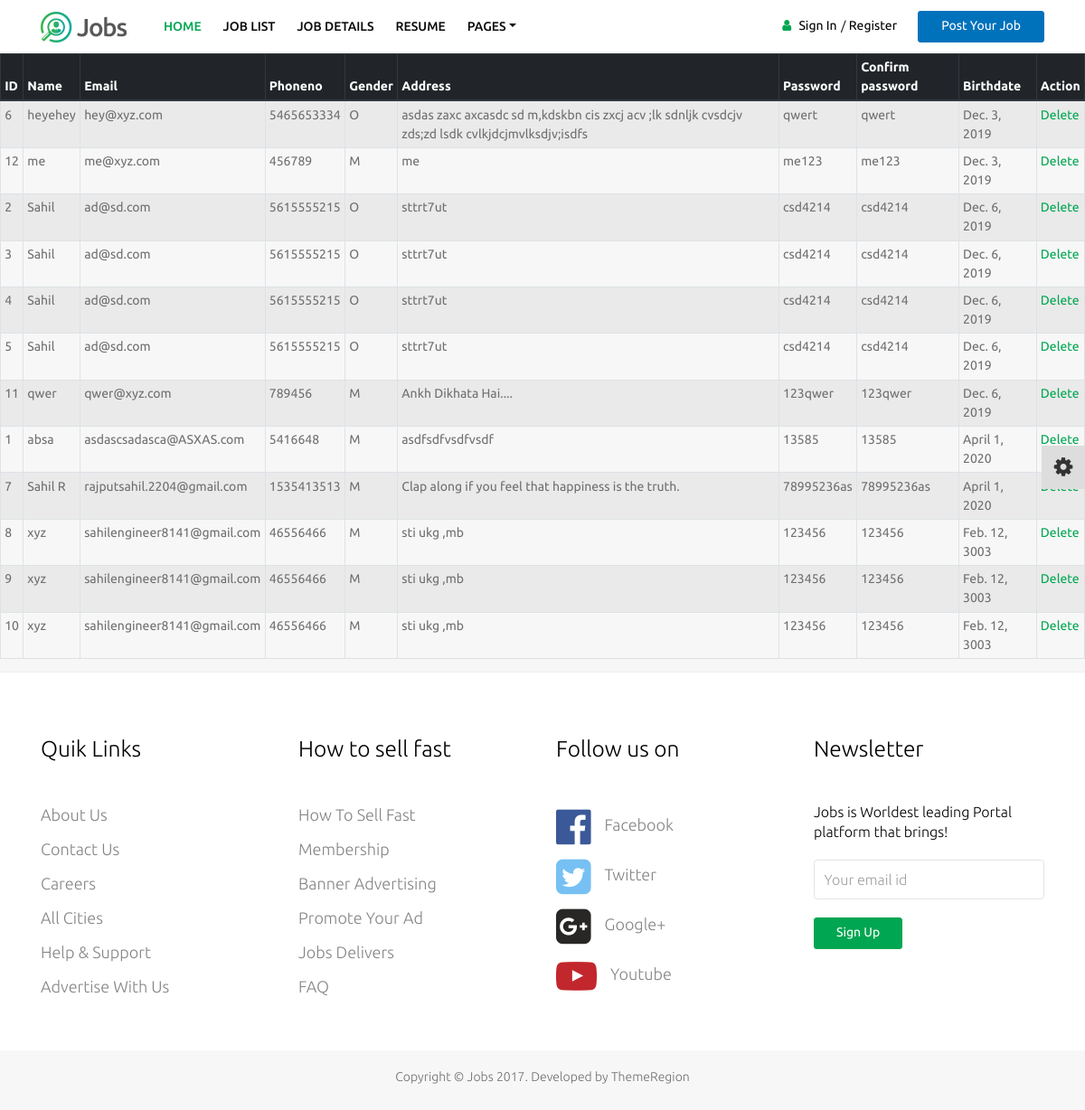
The app's page /showbyorder/ with its own data.
### home/models.py (models this page shows, shortened)
class profile(models.Model):
    GENDER = [
        ('M','Male'),
        ('F','Female'),
        ('O','Other')
    ]
    name = models.CharField(max_length=50)
    email = models.EmailField()
    phone_no = models.CharField(max_length=10)
    gender = models.CharField(max_length=2,choices=GENDER)
    address = models.TextField()
    password = models.CharField(max_length=10)
    conf_password = models.CharField(max_length=10)
    birthdate = models.DateField()

### home/views.py (the view)
# urls.py: path("showbyorder/",showbyorder, name = "showbyorder"),
def showbyorder(request):
    temp = "orderby.html"
    show = profile.objects.order_by('birthdate')
    return render(request,temp,{"show":show})

### templates/orderby.html
{%  extends 'common/head-foot.html' %}
{% load static %}
{% block 'content' %}
<table class="table table-striped table-bordered table-sm">
    <thead class="thead-dark">
    <tr>
        <th>ID</th>
        <th>Name</th>
        <th>Email</th>
        <th>Phoneno</th>
        <th>Gender</th>
        <th>Address</th>
        <th>Password</th>
        <th>Confirm password</th>
        <th>Birthdate</th>
        <th>Action</th>
    </tr>
    </thead>
    <tbody>
{% for sh in show %}
    <tr>
        <td>{{ sh.id }}</td>
        <td>{{ sh.name }}</td>
        <td>{{ sh.email }}</td>
        <td>{{ sh.phone_no }}</td>
        <td>{{ sh.gender }}</td>
        <td>{{ sh.address }}</td>
        <td>{{ sh.password }}</td>
        <td>{{ sh.conf_password }}</td>
        <td>{{ sh.birthdate }}</td>
        <td>
            <a href=" ">Delete</a>
        </td>
    </tr>
{% endfor %}
    </tbody>
</table>
{% endblock %}

### static/static/css/main.css (style rules this page uses)
html, body { font-family: 'Ubuntu', sans-serif; font-weight:400; color:#6f6f6f; font-size: 14px; overflow-x:hidden; -webkit-font-smoothing: antialiased; background-color: #f7f7f7; }
a { font-family: 'Ubuntu', sans-serif; color: #00a651; }
a, a:hover, a:focus, input:focus { text-decoration:none; outline: none; color:#02743a; }
input, select, a, .transition, .footer-widget input, .favorites-user small, .feedback input[type="submit"], .select-category li:before, .team-social, .social-widget a, .banner-form input[type="submit"], .category-title, .category-icon img, .category-quantity, .owl-next, .owl-prev, .home-banner .contact-form .form-control, .col-to-action .btn, .see-more button, .post-resume .upload-image, .close-icon { -webkit-transition: all 500ms; -moz-transition: all 500ms; -ms-transition: all 500ms; -o-transition: all 500ms; transition: all 500ms; }

### records on screen
profile: id "6", name "heyehey", email "hey@xyz.com", phone_no "5465653334", gender "O", address "asdas zaxc axcasdc sd m,kdskbn cis zxcj acv ;lk sdnljk cvsdcjv zds;zd lsdk cvlkjdcjmvlksdjv;isdfs", password "qwert", conf_password "qwert", birthdate "Dec. 3, 2019"
profile: id "12", name "me", email "me@xyz.com", phone_no "456789", gender "M", address "me", password "me123", conf_password "me123", birthdate "Dec. 3, 2019"
profile: id "2", name "Sahil", email "ad@sd.com", phone_no "5615555215", gender "O", address "sttrt7ut", password "csd4214", conf_password "csd4214", birthdate "Dec. 6, 2019"
profile: id "3", name "Sahil", email "ad@sd.com", phone_no "5615555215", gender "O", address "sttrt7ut", password "csd4214", conf_password "csd4214", birthdate "Dec. 6, 2019"
profile: id "4", name "Sahil", email "ad@sd.com", phone_no "5615555215", gender "O", address "sttrt7ut", password "csd4214", conf_password "csd4214", birthdate "Dec. 6, 2019"
profile: id "5", name "Sahil", email "ad@sd.com", phone_no "5615555215", gender "O", address "sttrt7ut", password "csd4214", conf_password "csd4214", birthdate "Dec. 6, 2019"
profile: id "11", name "qwer", email "qwer@xyz.com", phone_no "789456", gender "M", address "Ankh Dikhata Hai....", password "123qwer", conf_password "123qwer", birthdate "Dec. 6, 2019"
profile: id "1", name "absa", email "asdascsadasca@ASXAS.com", phone_no "5416648", gender "M", address "asdfsdfvsdfvsdf", password "13585", conf_password "13585", birthdate "April 1, 2020"
profile: id "7", name "Sahil R", email "rajputsahil.2204@gmail.com", phone_no "1535413513", gender "M", address "Clap along if you feel that happiness is the truth.", password "78995236as", conf_password "78995236as", birthdate "April 1, 2020"
profile: id "8", name "xyz", email "sahilengineer8141@gmail.com", phone_no "46556466", gender "M", address "sti ukg ,mb", password "123456", conf_password "123456", birthdate "Feb. 12, 3003"
profile: id "9", name "xyz", email "sahilengineer8141@gmail.com", phone_no "46556466", gender "M", address "sti ukg ,mb", password "123456", conf_password "123456", birthdate "Feb. 12, 3003"
profile: id "10", name "xyz", email "sahilengineer8141@gmail.com", phone_no "46556466", gender "M", address "sti ukg ,mb", password "123456", conf_password "123456", birthdate "Feb. 12, 3003"
